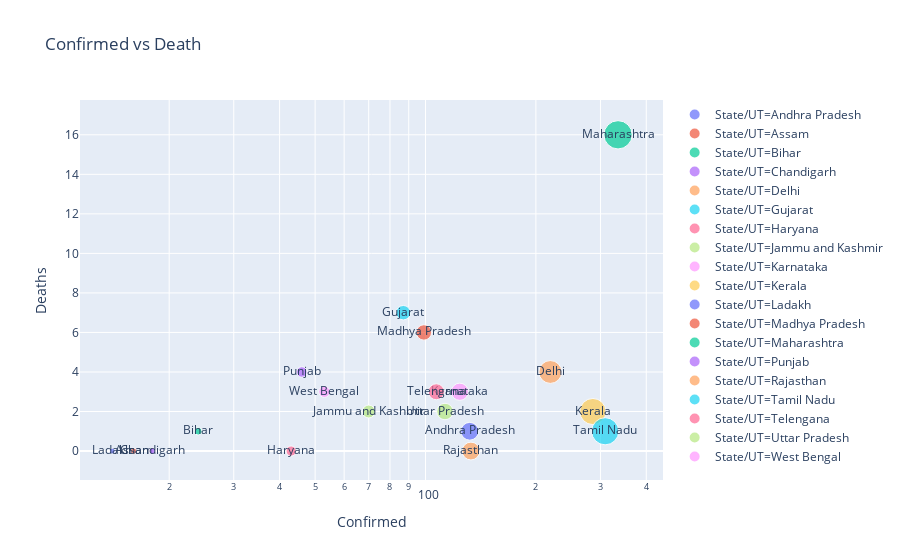

Notebook code for this chart:
### Code cell
px.scatter(latest[latest['Confirmed']>10], x='Confirmed', y='Deaths', color='State/UT', size='Confirmed', 
           text='State/UT', log_x =True, title='Confirmed vs Death')

### Figure 1 — Plotly figure (JSON) as saved in the notebook; plotly's stock layout.template omitted (floating-point values rounded to 4 significant figures)
{"data": [{"hoverlabel": {"namelength": 0}, "hovertemplate": "State/UT=%{text}<br>Confirmed=%{marker.size}<br>Deaths=%{y}", "legendgroup": "State/UT=Andhra Pradesh", "marker": {"color": "#636efa", "size": [132], "sizemode": "area", "sizeref": 0.8375, "symbol": "circle"}, "mode": "markers+text", "name": "State/UT=Andhra Pradesh", "showlegend": true, "text": ["Andhra Pradesh"], "type": "scatter", "x": [132], "xaxis": "x", "y": [1], "yaxis": "y"}, {"hoverlabel": {"namelength": 0}, "hovertemplate": "State/UT=%{text}<br>Confirmed=%{marker.size}<br>Deaths=%{y}", "legendgroup": "State/UT=Assam", "marker": {"color": "#EF553B", "size": [16], "sizemode": "area", "sizeref": 0.8375, "symbol": "circle"}, "mode": "markers+text", "name": "State/UT=Assam", "showlegend": true, "text": ["Assam"], "type": "scatter", "x": [16], "xaxis": "x", "y": [0], "yaxis": "y"}, {"hoverlabel": {"namelength": 0}, "hovertemplate": "State/UT=%{text}<br>Confirmed=%{marker.size}<br>Deaths=%{y}", "legendgroup": "State/UT=Bihar", "marker": {"color": "#00cc96", "size": [24], "sizemode": "area", "sizeref": 0.8375, "symbol": "circle"}, "mode": "markers+text", "name": "State/UT=Bihar", "showlegend": true, "text": ["Bihar"], "type": "scatter", "x": [24], "xaxis": "x", "y": [1], "yaxis": "y"}, {"hoverlabel": {"namelength": 0}, "hovertemplate": "State/UT=%{text}<br>Confirmed=%{marker.size}<br>Deaths=%{y}", "legendgroup": "State/UT=Chandigarh", "marker": {"color": "#ab63fa", "size": [18], "sizemode": "area", "sizeref": 0.8375, "symbol": "circle"}, "mode": "markers+text", "name": "State/UT=Chandigarh", "showlegend": true, "text": ["Chandigarh"], "type": "scatter", "x": [18], "xaxis": "x", "y": [0], "yaxis": "y"}, {"hoverlabel": {"namelength": 0}, "hovertemplate": "State/UT=%{text}<br>Confirmed=%{marker.size}<br>Deaths=%{y}", "legendgroup": "State/UT=Delhi", "marker": {"color": "#FFA15A", "size": [219], "sizemode": "area", "sizeref": 0.8375, "symbol": "circle"}, "mode": "markers+text", "name": "State/UT=Delhi", "showlegend": true, "text": ["Delhi"], "type": "scatter", "x": [219], "xaxis": "x", "y": [4], "yaxis": "y"}, {"hoverlabel": {"namelength": 0}, "hovertemplate": "State/UT=%{text}<br>Confirmed=%{marker.size}<br>Deaths=%{y}", "legendgroup": "State/UT=Gujarat", "marker": {"color": "#19d3f3", "size": [87], "sizemode": "area", "sizeref": 0.8375, "symbol": "circle"}, "mode": "markers+text", "name": "State/UT=Gujarat", "showlegend": true, "text": ["Gujarat"], "type": "scatter", "x": [87], "xaxis": "x", "y": [7], "yaxis": "y"}, {"hoverlabel": {"namelength": 0}, "hovertemplate": "State/UT=%{text}<br>Confirmed=%{marker.size}<br>Deaths=%{y}", "legendgroup": "State/UT=Haryana", "marker": {"color": "#FF6692", "size": [43], "sizemode": "area", "sizeref": 0.8375, "symbol": "circle"}, "mode": "markers+text", "name": "State/UT=Haryana", "showlegend": true, "text": ["Haryana"], "type": "scatter", "x": [43], "xaxis": "x", "y": [0], "yaxis": "y"}, {"hoverlabel": {"namelength": 0}, "hovertemplate": "State/UT=%{text}<br>Confirmed=%{marker.size}<br>Deaths=%{y}", "legendgroup": "State/UT=Jammu and Kashmir", "marker": {"color": "#B6E880", "size": [70], "sizemode": "area", "sizeref": 0.8375, "symbol": "circle"}, "mode": "markers+text", "name": "State/UT=Jammu and Kashmir", "showlegend": true, "text": ["Jammu and Kashmir"], "type": "scatter", "x": [70], "xaxis": "x", "y": [2], "yaxis": "y"}, {"hoverlabel": {"namelength": 0}, "hovertemplate": "State/UT=%{text}<br>Confirmed=%{marker.size}<br>Deaths=%{y}", "legendgroup": "State/UT=Karnataka", "marker": {"color": "#FF97FF", "size": [124], "sizemode": "area", "sizeref": 0.8375, "symbol": "circle"}, "mode": "markers+text", "name": "State/UT=Karnataka", "showlegend": true, "text": ["Karnataka"], "type": "scatter", "x": [124], "xaxis": "x", "y": [3], "yaxis": "y"}, {"hoverlabel": {"namelength": 0}, "hovertemplate": "State/UT=%{text}<br>Confirmed=%{marker.size}<br>Deaths=%{y}", "legendgroup": "State/UT=Kerala", "marker": {"color": "#FECB52", "size": [286], "sizemode": "area", "sizeref": 0.8375, "symbol": "circle"}, "mode": "markers+text", "name": "State/UT=Kerala", "showlegend": true, "text": ["Kerala"], "type": "scatter", "x": [286], "xaxis": "x", "y": [2], "yaxis": "y"}, {"hoverlabel": {"namelength": 0}, "hovertemplate": "State/UT=%{text}<br>Confirmed=%{marker.size}<br>Deaths=%{y}", "legendgroup": "State/UT=Ladakh", "marker": {"color": "#636efa", "size": [14], "sizemode": "area", "sizeref": 0.8375, "symbol": "circle"}, "mode": "markers+text", "name": "State/UT=Ladakh", "showlegend": true, "text": ["Ladakh"], "type": "scatter", "x": [14], "xaxis": "x", "y": [0], "yaxis": "y"}, {"hoverlabel": {"namelength": 0}, "hovertemplate": "State/UT=%{text}<br>Confirmed=%{marker.size}<br>Deaths=%{y}", "legendgroup": "State/UT=Madhya Pradesh", "marker": {"color": "#EF553B", "size": [99], "sizemode": "area", "sizeref": 0.8375, "symbol": "circle"}, "mode": "markers+text", "name": "State/UT=Madhya Pradesh", "showlegend": true, "text": ["Madhya Pradesh"], "type": "scatter", "x": [99], "xaxis": "x", "y": [6], "yaxis": "y"}, {"hoverlabel": {"namelength": 0}, "hovertemplate": "State/UT=%{text}<br>Confirmed=%{marker.size}<br>Deaths=%{y}", "legendgroup": "State/UT=Maharashtra", "marker": {"color": "#00cc96", "size": [335], "sizemode": "area", "sizeref": 0.8375, "symbol": "circle"}, "mode": "markers+text", "name": "State/UT=Maharashtra", "showlegend": true, "text": ["Maharashtra"], "type": "scatter", "x": [335], "xaxis": "x", "y": [16], "yaxis": "y"}, {"hoverlabel": {"namelength": 0}, "hovertemplate": "State/UT=%{text}<br>Confirmed=%{marker.size}<br>Deaths=%{y}", "legendgroup": "State/UT=Punjab", "marker": {"color": "#ab63fa", "size": [46], "sizemode": "area", "sizeref": 0.8375, "symbol": "circle"}, "mode": "markers+text", "name": "State/UT=Punjab", "showlegend": true, "text": ["Punjab"], "type": "scatter", "x": [46], "xaxis": "x", "y": [4], "yaxis": "y"}, {"hoverlabel": {"namelength": 0}, "hovertemplate": "State/UT=%{text}<br>Confirmed=%{marker.size}<br>Deaths=%{y}", "legendgroup": "State/UT=Rajasthan", "marker": {"color": "#FFA15A", "size": [133], "sizemode": "area", "sizeref": 0.8375, "symbol": "circle"}, "mode": "markers+text", "name": "State/UT=Rajasthan", "showlegend": true, "text": ["Rajasthan"], "type": "scatter", "x": [133], "xaxis": "x", "y": [0], "yaxis": "y"}, {"hoverlabel": {"namelength": 0}, "hovertemplate": "State/UT=%{text}<br>Confirmed=%{marker.size}<br>Deaths=%{y}", "legendgroup": "State/UT=Tamil Nadu", "marker": {"color": "#19d3f3", "size": [309], "sizemode": "area", "sizeref": 0.8375, "symbol": "circle"}, "mode": "markers+text", "name": "State/UT=Tamil Nadu", "showlegend": true, "text": ["Tamil Nadu"], "type": "scatter", "x": [309], "xaxis": "x", "y": [1], "yaxis": "y"}, {"hoverlabel": {"namelength": 0}, "hovertemplate": "State/UT=%{text}<br>Confirmed=%{marker.size}<br>Deaths=%{y}", "legendgroup": "State/UT=Telengana", "marker": {"color": "#FF6692", "size": [107], "sizemode": "area", "sizeref": 0.8375, "symbol": "circle"}, "mode": "markers+text", "name": "State/UT=Telengana", "showlegend": true, "text": ["Telengana"], "type": "scatter", "x": [107], "xaxis": "x", "y": [3], "yaxis": "y"}, {"hoverlabel": {"namelength": 0}, "hovertemplate": "State/UT=%{text}<br>Confirmed=%{marker.size}<br>Deaths=%{y}", "legendgroup": "State/UT=Uttar Pradesh", "marker": {"color": "#B6E880", "size": [113], "sizemode": "area", "sizeref": 0.8375, "symbol": "circle"}, "mode": "markers+text", "name": "State/UT=Uttar Pradesh", "showlegend": true, "text": ["Uttar Pradesh"], "type": "scatter", "x": [113], "xaxis": "x", "y": [2], "yaxis": "y"}, {"hoverlabel": {"namelength": 0}, "hovertemplate": "State/UT=%{text}<br>Confirmed=%{marker.size}<br>Deaths=%{y}", "legendgroup": "State/UT=West Bengal", "marker": {"color": "#FF97FF", "size": [53], "sizemode": "area", "sizeref": 0.8375, "symbol": "circle"}, "mode": "markers+text", "name": "State/UT=West Bengal", "showlegend": true, "text": ["West Bengal"], "type": "scatter", "x": [53], "xaxis": "x", "y": [3], "yaxis": "y"}], "layout": {"legend": {"itemsizing": "constant", "tracegroupgap": 0}, "title": {"text": "Confirmed vs Death"}, "xaxis": {"anchor": "y", "domain": [0, 1], "title": {"text": "Confirmed"}, "type": "log"}, "yaxis": {"anchor": "x", "domain": [0, 1], "title": {"text": "Deaths"}}}}
